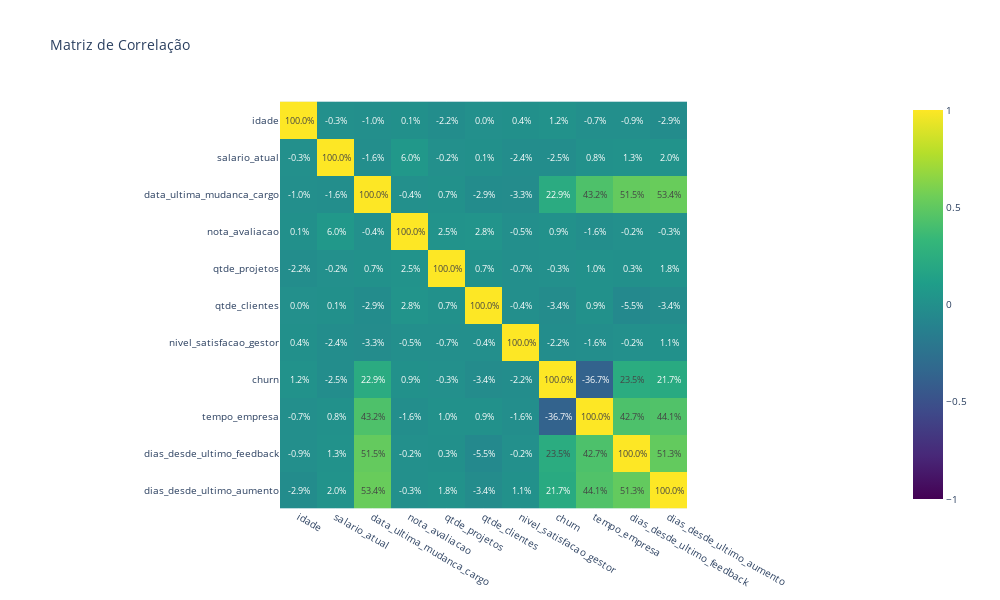

Notebook code for this chart:
### Code cell
# Matriz de correlação

corr_matrix = df_employee[numeric_columns].corr()

fig = px.imshow(
    corr_matrix,
    title = 'Matriz de Correlação',
    color_continuous_scale = 'Viridis',
    zmin = -1,
    zmax = 1
)

fig.update_traces(text=corr_matrix, texttemplate = '%{text:.1%}', textfont={'size':9})
fig.update_layout(
    width=1000,
    height=600,
    title_font=dict(size=14),
    font=dict(size=10)
)
